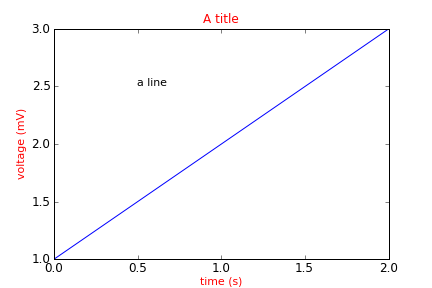

Reproduce this figure in Python.
from pylab import *
font = {'fontname'   : 'Courier',
        'color'      : 'r',
        'fontweight' : 'bold',
        'fontsize'   : 11}

plot([1,2,3])
title('A title', font, fontsize=12)
text(0.5, 2.5, 'a line', font, color='k')
xlabel('time (s)', font)
ylabel('voltage (mV)', font)
savefig('text_dict')
show()
